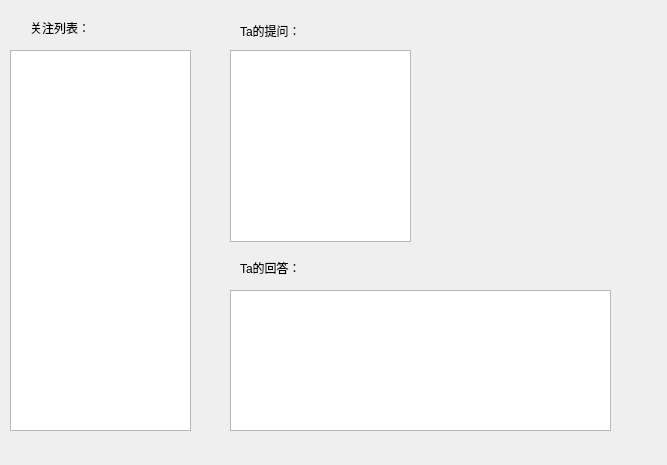
<?xml version="1.0" encoding="UTF-8"?>
<ui version="4.0">
 <class>FocusList</class>
 <widget class="QWidget" name="FocusList">
  <property name="geometry">
   <rect>
    <x>0</x>
    <y>0</y>
    <width>667</width>
    <height>465</height>
   </rect>
  </property>
  <property name="windowTitle">
   <string>Focus List</string>
  </property>
  <property name="styleSheet">
   <string notr="true"/>
  </property>
  <widget class="QLabel" name="label">
   <property name="geometry">
    <rect>
     <x>30</x>
     <y>20</y>
     <width>81</width>
     <height>16</height>
    </rect>
   </property>
   <property name="styleSheet">
    <string notr="true">font: 12pt &quot;经典综艺体简&quot;;</string>
   </property>
   <property name="text">
    <string>关注列表：</string>
   </property>
  </widget>
  <widget class="QListWidget" name="focus">
   <property name="geometry">
    <rect>
     <x>10</x>
     <y>50</y>
     <width>181</width>
     <height>381</height>
    </rect>
   </property>
   <property name="styleSheet">
    <string notr="true">font: 11pt &quot;微软雅黑&quot;;</string>
   </property>
  </widget>
  <widget class="QLabel" name="label_2">
   <property name="geometry">
    <rect>
     <x>240</x>
     <y>20</y>
     <width>81</width>
     <height>21</height>
    </rect>
   </property>
   <property name="styleSheet">
    <string notr="true">font: 12pt &quot;经典综艺体简&quot;;</string>
   </property>
   <property name="text">
    <string>Ta的提问：</string>
   </property>
  </widget>
  <widget class="QListWidget" name="queslist">
   <property name="geometry">
    <rect>
     <x>230</x>
     <y>50</y>
     <width>181</width>
     <height>192</height>
    </rect>
   </property>
  </widget>
  <widget class="QLabel" name="label_3">
   <property name="geometry">
    <rect>
     <x>240</x>
     <y>260</y>
     <width>81</width>
     <height>16</height>
    </rect>
   </property>
   <property name="styleSheet">
    <string notr="true">font: 12pt &quot;经典综艺体简&quot;;
</string>
   </property>
   <property name="text">
    <string>Ta的回答：</string>
   </property>
  </widget>
  <widget class="QListWidget" name="anslist">
   <property name="geometry">
    <rect>
     <x>230</x>
     <y>290</y>
     <width>381</width>
     <height>141</height>
    </rect>
   </property>
  </widget>
  <widget class="QLabel" name="content">
   <property name="geometry">
    <rect>
     <x>433</x>
     <y>50</y>
     <width>211</width>
     <height>181</height>
    </rect>
   </property>
   <property name="text">
    <string/>
   </property>
  </widget>
 </widget>
 <resources/>
 <connections/>
</ui>
